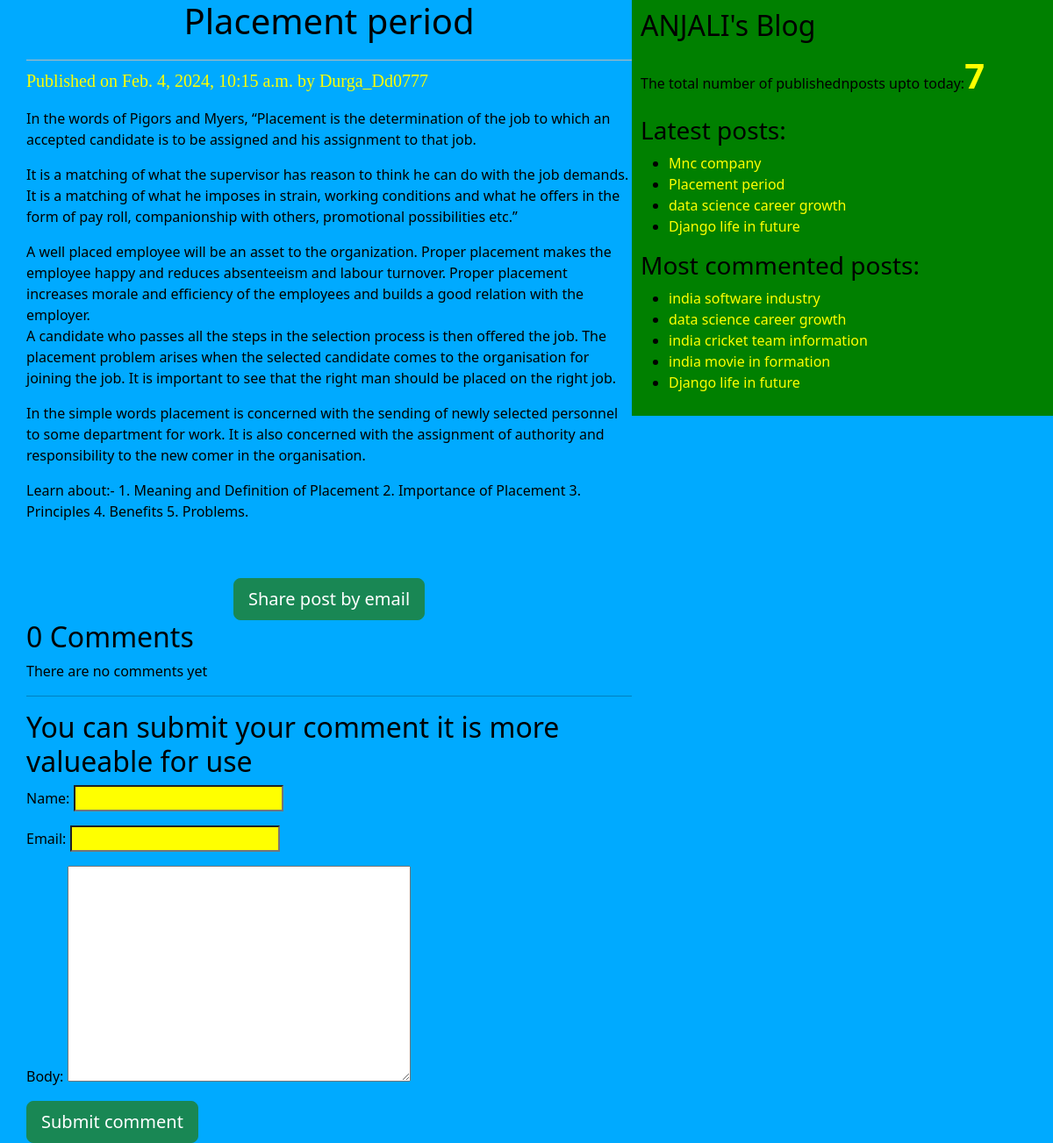
The page /2024/02/04/placement-period/ on the database its author committed.
### blog/models.py (models this page shows, shortened)
class Post(models.Model):
    STATUS_CHOICES=(('draft','Draft'),('published','Published'))
    title=models.CharField(max_length=256)
    slug=models.SlugField(max_length=264,unique_for_date='publish')
    author=models.ForeignKey(User,on_delete=models.CASCADE ,related_name='blog_posts')
    body=models.TextField()
    publish=models.DateTimeField(default=timezone.now)
    created=models.DateTimeField(auto_now_add=True)
    updated=models.DateTimeField(auto_now=True)
    status=models.CharField(max_length=10,choices=STATUS_CHOICES,default='draft')
    objects=Custommanager()
    tags=TaggableManager()
    class Meta:
        ordering=('-publish',)
    def get_absolute_url(self):
        return reverse("post_detail", args=[self.publish.year,self.publish.strftime('%m'),self.publish.strftime('%d'),self.slug])

### blog/views.py (the view)
# urls.py: path('<int:year>/<int:month>/<int:day>/<slug:post>/',views.post_detail_view,name='post_detail'),
def post_detail_view(request,year,month,day,post):
   post=get_object_or_404(Post,slug=post,
                             status='published',
                              publish__year=year,
                              publish__month=month,
                              publish__day=day)
   comments=post.comments.filter(active=True)
   csubmit=False
   if request.method=='POST':
       form=Commentform(request.POST)
       if form.is_valid():
           new_comment=form.save(commit=False)
           new_comment.post=post
           new_comment.save()
           csubmit=True
   else:
       form=Commentform()
   return render(request,'blog/post_detail.html',{'post':post,'csubmit':csubmit,'form':form,'csubmit':csubmit,'comments':comments})

### blog/forms.py
class Commentform(forms.ModelForm):
    class Meta:
        model=Comments
        fields=('name','email','body')

### blog/models.py (called while the page is built)
    def get_queryset(self):
        return super().get_queryset().filter(status='published')

### blog/templatetags/blog_tags.py (called while the page is built)
@register.simple_tag(name='my_tag')
def total_posts():
    return Post.objects.count()

@register.inclusion_tag('blog/latest_posts123.html')
def show_latest_post(count=3):
  latest_posts =Post.objects.order_by('-publish')[:count]
  return {'latest_posts':latest_posts}

@register.simple_tag(name='get_most_commented_posts')
def get_most_commented_posts(count=5):
   return Post.objects.annotate(total_comments=Count('comments')).order_by('-total_comments')[:count]

### blog/templates/blog/post_detail.html (shortened to what this page needs)
{%extends 'blog/base.html'%}
   {%block content%}
       <h1>{{post.title}}</h1>
       <p id='date'> Published on {{post.publish}} by {{post.author|title}}</p>
        {{post.body|linebreaks}}<br><br>
        <div class='container' align='center'>
        <a href='/{{post.id}}/share' class='btn btn-lg btn-success'>Share post by email </a>
        </div>
        {% with comments.count as comments_count%}
          <h2>{{comments_count}} Comment{{comments_count|pluralize}}</h2>
        {%endwith%}
        {%if comments%}
          {%for comment in comments%}
           <p id='ch'> Comment {{forloop.counter}} by {{comment.name}} on {{comment.created}}</p>
          <div class='cb'>{{comment.body|linebreaks}}</div>
          {%endfor%}
        {%else%}
          <p>There are no comments yet</p>
        {%endif%}
        {%if csubmit%}
          <h2>Your comment sended successfully</h2>
          {%else%}<hr>
          <h2>You can submit your comment it is more valueable for use</h2>
           <form method='post'>
               {{form.as_p}}
               <input type='submit' class="btn btn-primary btn-lg btn-success"    value='Submit comment'>
           </form>
        {%endif%}
    {%endblock%}

### blog/templates/blog/base.html (shortened to what this page needs)
<!DOCTYPE html>
{%load static%}
{%load blog_tags%}
<html lang="en">
<head>
    <link rel="stylesheet" href="https://cdn.jsdelivr.net/npm/bootstrap@5.3.2/dist/css/bootstrap.min.css">
    <link rel="stylesheet" href="{% static "blog1.css" %}">
</head>
<body>
    <div class="content">
    {%block content%}
    {%endblock%}
    </div>
    <div class="sidebar">
        <h2>ANJALI's Blog</h2>
        <p>The total number of publishednposts upto today:<span id='pcount'>{%my_tag%}</span></p>
        <h3>Latest posts:</h3>{%show_latest_post 4%}
        <h3>Most commented posts:</h3>
        {%get_most_commented_posts as most_commented_posts%}
        <ul>
            {%for post in most_commented_posts%}
            <li> <a href="{{post.get_absolute_url}}">{{post.title}}</a></li>
            {%endfor%}
        </ul>
    </div>
</body>
</html>

### blog/templates/blog/latest_posts123.html
<ul>
    {%for post in latest_posts%}
    <li> <a href="{{post.get_absolute_url}}">{{post.title}}</a></li>
    {%endfor%}
</ul>

### blog/static/blog1.css (style rules this page uses)
.content { width: 60%; float: left; padding: 0 0 0 30px; background: rgb(0, 170, 255); height: 100%; }
.sidebar { width: 40%; float: right; padding: 10px; background: green; height: 100%; }
h1 { text-align: center; border-bottom: 1px solid #bbb; padding-bottom: 20px; }
body { color: black; background-color: rgb(0, 170, 255); }
#date { color: yellow; font-size: 20px; font-family:initial ; }
a { color: yellow; text-decoration: none; }
input { color: blue; background-color: yellow; }
#pcount { font-size: 40px; color: yellow; font-weight: bold; }

### rows shown on the page
Post: publish "Feb. 4, 2024, 10:15 a.m.", author "Durga_Dd0777", body "In the words of Pigors and Myers, “Placement is the determination of the job to which an accepted candidate is to be assigned and his assignment to that job. It is a matching of what the supervisor has reason to think he can do with the job demands. It is a matching of what he imposes in strain, working conditions and what he offers in the form of pay roll, companionship with others, promotional possibilities etc.” A well placed employee will be an asset to the organization. Proper placement makes the employee happy and reduces absenteeism and labour turnover. Proper placement increases morale and efficiency of the employees and builds a good relation with the employer. A candidate who…", title "Placement period"
Post: title "Mnc company"
Post: title "data science career growth"
Post: title "Django life in future"
Post: title "india software industry"
Post: title "india cricket team information"
Post: title "india movie in formation"

### other values the page prints
{{ comments_count }} "0"
